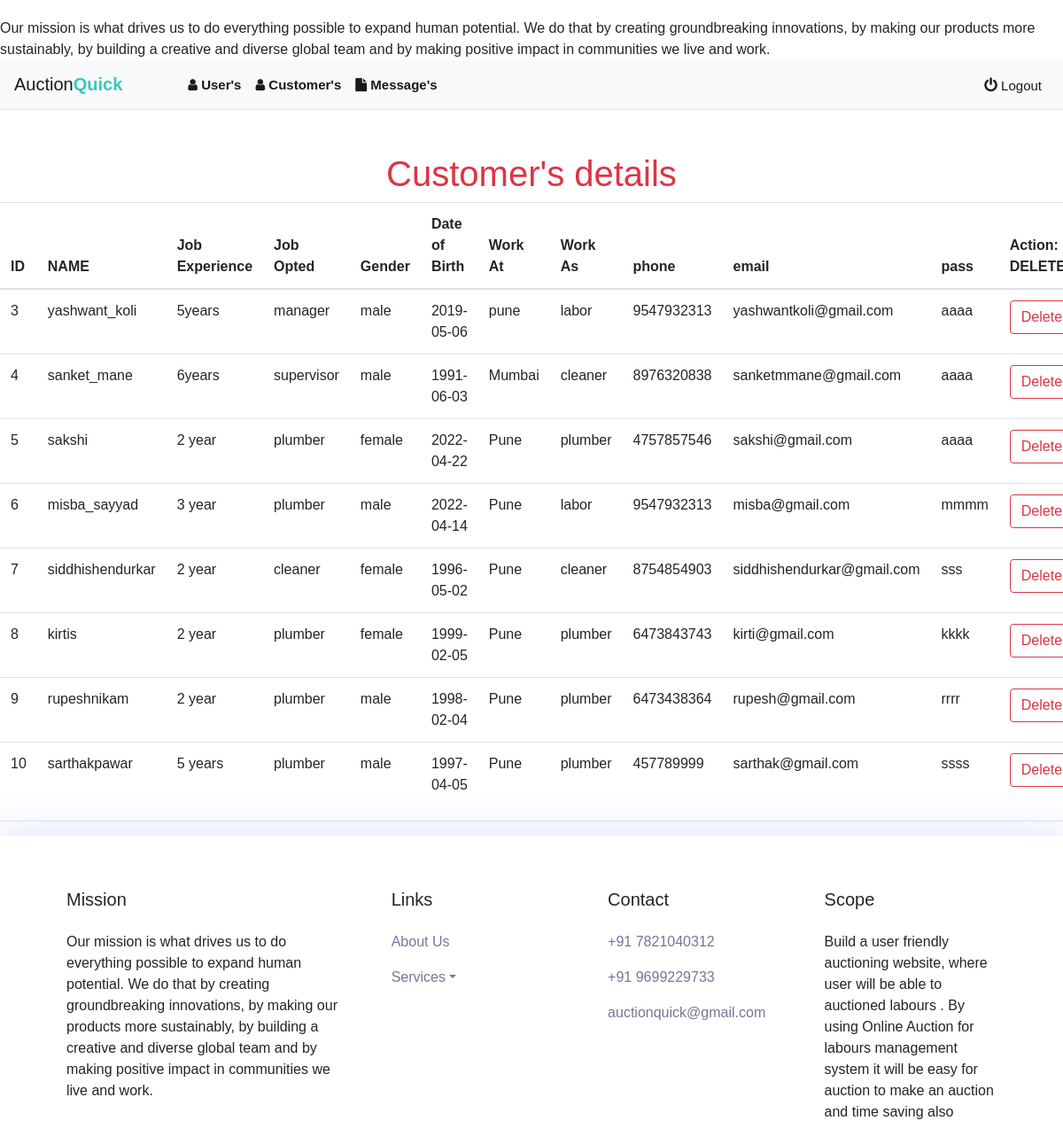
The page /admin/customers.php (signed in) on the database its author committed.
### tables this page shows
CREATE TABLE `customer` (
  `id` int(11) NOT NULL,
  `db_name` varchar(25) NOT NULL,
  `db_jobExperience` varchar(20) NOT NULL,
  `db_jobOpted` varchar(20) NOT NULL,
  `db_gender` varchar(10) NOT NULL,
  `db_dob` date NOT NULL,
  `db_workAt` varchar(100) NOT NULL,
  `db_workAs` varchar(100) NOT NULL,
  `db_phone` varchar(10) NOT NULL,
  `db_email` varchar(50) NOT NULL,
  `db_pass` varchar(20) NOT NULL
);

### admin/customers.php (the view, shortened to what this page needs)
<?php
include('../dbconnection.php');
?>
<!DOCTYPE html>
<html>
<head>
    <link rel="stylesheet" href="https://maxcdn.bootstrapcdn.com/bootstrap/4.5.0/css/bootstrap.min.css">
       <link rel="stylesheet" href="https://cdnjs.cloudflare.com/ajax/libs/magnific-popup.js/1.1.0/magnific-popup.min.css" />
    <link rel="stylesheet" href="https://cdnjs.cloudflare.com/ajax/libs/font-awesome/4.7.0/css/font-awesome.min.css">
<link rel="stylesheet" type="text/css" href="../style.css">
</head>
<body >
<marquee>Our mission is what drives us to do everything possible to expand human potential. We do that   by creating groundbreaking innovations, by making  our products more sustainably, by building a creative and  diverse global team and by making positive impact in communities we live and work.</marquee>
<nav class="navbar navbar-expand-lg navbar-light bg-light">
    <a href="" class="navbar-brand">Auction<b>Quick</b></a>
<ul class="navbar-nav mr-auto">
    <li class="nav-item active">
        <a class="nav-link" href="users.php"><b><i class="fa fa-user" aria-hidden="true"></i> User's</b></a>
    </li>
    <li class="nav-item active">
        <a class="nav-link" href="customers.php"><b><i class="fa fa-user" aria-hidden="true"></i> Customer's</b></a>
    </li>
    <li class="nav-item active">
        <a class="nav-link" href="messages.php"><b><i class="fa fa-file" aria-hidden="true"></i> Message's</b></a>
    </li>
</ul>
    <ul class="navbar-nav ml-auto">
         <li class="nav-item active">
          <a class="nav-link" href="../logout.php"><i class="fa fa-power-off " style="font-size: 17px;"></i> Logout</a>
        </li>
      </ul>
  </nav>
  <div class="text-danger mt-5" style="text-align : center">
    <h1>Customer's details</h1>
  </div>
<div class="">
        <?php
          $sql = "select * from customer";
          $result = mysqli_query($conn,$sql);
          if(mysqli_num_rows($result) > 0){
              echo '<table class="table ">';
                  echo"<thead>";
                      echo"<tr>";
                          echo"<th>ID</th>";
                          echo"<th>NAME</th>";
                          echo"<th>Job Experience</th>";
                          echo"<th>Job Opted</th>";
                          echo"<th>Gender</th>";
                          echo"<th>Date of Birth</th>";
                          echo"<th>Work At</th>";
                          echo"<th>Work As</th>";
                          echo"<th>phone</th>";
                          echo"<th>email</th>";
                          echo"<th>pass</th>";
                          echo"<th>Action: DELETE</th>";
                      echo"</tr>";
                  echo"</thead>";
              echo"<tbody>";
                  while($row = mysqli_fetch_assoc($result)){
                      echo"<tr>";
                          echo"<td>" . $row["id"] . "</td>";
                          echo"<td>" . $row["db_name"] . "</td>";
                          echo"<td>" . $row["db_jobExperience"] . "</td>";
                          echo"<td>" . $row["db_jobOpted"] . "</td>";
                          echo"<td>" . $row["db_gender"] . "</td>";
                          echo"<td>" . $row["db_dob"] . "</td>";
                          echo"<td>" . $row["db_workAt"] . "</td>";
                          echo"<td>" . $row["db_workAs"] . "</td>";
                          echo"<td>" . $row["db_phone"] . "</td>";
                          echo"<td>" . $row["db_email"] . "</td>";
                          echo"<td>" . $row["db_pass"] . "</td>";
                          echo'<td><form action="" method="post">
                        <input type="hidden" name="id" value=' . $row['id'] . '>
                        <input type="submit" class="btn ntn-sm btn-outline-danger"
                        name="rDelete" value="Delete"></form></td>';
                      echo"</tr>";
                }
              echo"</tbody>";
              echo"</table>";
          }else{
              echo" Empty";
          }
        ?>
        <hr>
</div>
<link href="https://maxcdn.bootstrapcdn.com/font-awesome/4.7.0/css/font-awesome.min.css" rel="stylesheet" />
<footer class="footer_area section_padding_130_0">
<div class="container">
<div class="row">
<div class="col-12 col-sm-6 col-lg-4">
<div class="single-footer-widget section_padding_0_130">
<h5 class="widget-title">Mission</h5>
<p>Our mission is what drives us to do everything possible to expand human potential. We do that   by creating groundbreaking innovations, by making  our products more sustainably, by building a creative and  diverse global team and by making positive impact in communities we live and work.</p>
</div>
</div>
<div class="col-12 col-sm-6 col-lg">
<div class="single-footer-widget section_padding_0_130">
<h5 class="widget-title">Links</h5>
<div class="footer_menu">
<ul>
<li><a href="#">About Us</a></li>
<li class="dropdown">
<a href="#" data-toggle="dropdown" role="button" id="drop5" class="dropdown-toggle">Services<b class="caret"></b></a>
</li>
</ul>
</div>
</div>
</div>
<div class="col-12 col-sm-6 col-lg">
<div class="single-footer-widget section_padding_0_130">
<h5 class="widget-title">Contact</h5>
<div class="footer_menu">
<ul>
<li><a href="tel:+91 7821040312">+91 7821040312</a></li>
<li><a href="tel:+91 9699229733">+91 9699229733</a></li>
<li><a href="sakshishendurkar@gmail.com">auctionquick@gmail.com</a></li>
</ul>
</div>
</div>
</div>
<div class="col-12 col-sm-6 col-lg">
<div class="single-footer-widget section_padding_0_130">
<h5 class="widget-title">Scope</h5>
<p>Build a user friendly auctioning website, where user will be able to auctioned labours . By using Online Auction for labours  management system it will be easy for auction to make an auction and time saving also</p>
</div>
</div>
</div>
 </div>
</footer>
</body>
</html>

### style.css (style rules this page uses)
body { font-family: 'Varela Round', sans-serif; }
.navbar { background: #fff; padding-left: 16px; padding-right: 16px; border-bottom: 1px solid #dfe3e8; border-radius: 0; }
.navbar .navbar-brand { padding-left: 0; font-size: 20px; padding-right: 50px; }
.navbar .navbar-brand b { color: #33cabb; }
.navbar a { color: #888; font-size: 15px; }
.navbar a, .navbar a:active { color: #888; padding: 8px 20px; background: transparent; line-height: normal; }
body { margin-top:20px; }
.footer_area { position: relative; z-index: 1; overflow: hidden; box-shadow: 0 8px 48px 8px rgba(47, 91, 234, 0.175); padding:60px; }
.footer_area .row { margin-left: -25px; margin-right: -25px; }
.footer_area .row .col, .footer_area .row .col-1, .footer_area .row .col-10, .footer_area .row .col-11, .footer_area .row .col-12, .footer_area .row .col-2, .footer_area .row .col-3, .footer_area .row .col-4, .footer_area .row .col-5, .footer_area .row .col-6, .footer_area .row .col-7, .footer_area .row .col-8, .footer_area .row .col-9, .footer_area .row .col-auto, .footer_area .row .col-lg, .footer_area .row .col-lg-1, .footer_area .row .col-lg-10, .footer_area .row .col-lg-11, .footer_area .row .col-lg-12, .footer_area .row .col-lg-2, .footer_area .row .col-lg-3, .footer_area .row .col-lg-4, .footer_area .row .col-lg-5, .footer_area .row .col-lg-6, .footer_area .row .col-lg-7, .footer_area .row .col-lg-8, .footer_area .row .col-lg-9, .footer_area .row .col-lg-auto, .footer_area .row .col-md, .footer_area .row .col-md-1, .footer_area .row .col-md-10, .footer_area .row .col-md-11, .footer_area .row .col-md-12, .footer_area .row .col-md-2, .footer_area .row .col-md-3, .footer_area .row .col-md-4, .footer_area .row .col-md-5, .footer_area .row .col-md-6, .footer_area .row .col-md-7, .footer_area .row .col-md-8, .footer_area .row .col-md-9, .footer_area .row .col-md-auto, .footer_area .row .col-sm, .footer_area .row .col-sm-1, .footer_area .row .col-sm-10, .footer_area .row .col-sm-11, .footer_area .row .col-sm-12, .footer_area .row .col-sm-2, .footer_area .row .col-sm-3, .footer_area .row .col-sm-4, .footer_area .row .col-sm-5, .footer_area .row .col-sm-6, .footer_area .row .col-sm-7, .footer_area .row .col-sm-8, .footer_area .row .col-sm-9, .footer_area .row .col-sm-auto, .footer_area .row .col-xl, .footer_area .row .col-xl-1, .footer_area .row .col-xl-10, .footer_area .row .col-xl-11, .footer_area .row .col-xl-12, .footer_area .row .col-xl-2, .footer_area .row .col-xl-3, .footer_area .row .col-xl-4, .footer_area .row .col-xl-5, .footer_area .row .col-xl-6, .footer_area .row .col-xl-7, .footer_area .row .col-xl-8, .footer_area .row .col-xl-9, .footer_area .row .col-xl-auto { padding-right: 25px; padding-left: 25px; }
.single-footer-widget { position: relative; z-index: 1; }
.single-footer-widget .widget-title { margin-bottom: 1.5rem; }
.single-footer-widget .footer_menu li a { color: #747794; margin-bottom: 1rem; display: block; font-size: 1rem; }
.single-footer-widget .footer_menu li:last-child a { margin-bottom: 0; }
ol li, ul li { list-style: none; }
ol, ul { margin: 0; padding: 0; }

### rows shown on the page
customer: id "3", db_name "yashwant_koli", db_jobExperience "5years", db_jobOpted "manager", db_gender "male", db_dob "2019-05-06", db_workAt "pune", db_workAs "labor", db_phone "9547932313", db_email "yashwantkoli@gmail.com", db_pass "aaaa"
customer: id "4", db_name "sanket_mane", db_jobExperience "6years", db_jobOpted "supervisor", db_gender "male", db_dob "1991-06-03", db_workAt "Mumbai", db_workAs "cleaner", db_phone "8976320838", db_email "sanketmmane@gmail.com", db_pass "aaaa"
customer: id "5", db_name "sakshi", db_jobExperience "2 year", db_jobOpted "plumber", db_gender "female", db_dob "2022-04-22", db_workAt "Pune", db_workAs "plumber", db_phone "4757857546", db_email "sakshi@gmail.com", db_pass "aaaa"
customer: id "6", db_name "misba_sayyad", db_jobExperience "3 year", db_jobOpted "plumber", db_gender "male", db_dob "2022-04-14", db_workAt "Pune", db_workAs "labor", db_phone "9547932313", db_email "misba@gmail.com", db_pass "mmmm"
customer: id "7", db_name "siddhishendurkar", db_jobExperience "2 year", db_jobOpted "cleaner", db_gender "female", db_dob "1996-05-02", db_workAt "Pune", db_workAs "cleaner", db_phone "8754854903", db_email "siddhishendurkar@gmail.com", db_pass "sss"
customer: id "8", db_name "kirtis", db_jobExperience "2 year", db_jobOpted "plumber", db_gender "female", db_dob "1999-02-05", db_workAt "Pune", db_workAs "plumber", db_phone "6473843743", db_email "kirti@gmail.com", db_pass "kkkk"
customer: id "9", db_name "rupeshnikam", db_jobExperience "2 year", db_jobOpted "plumber", db_gender "male", db_dob "1998-02-04", db_workAt "Pune", db_workAs "plumber", db_phone "6473438364", db_email "rupesh@gmail.com", db_pass "rrrr"
customer: id "10", db_name "sarthakpawar", db_jobExperience "5 years", db_jobOpted "plumber", db_gender "male", db_dob "1997-04-05", db_workAt "Pune", db_workAs "plumber", db_phone "457789999", db_email "sarthak@gmail.com", db_pass "ssss"
